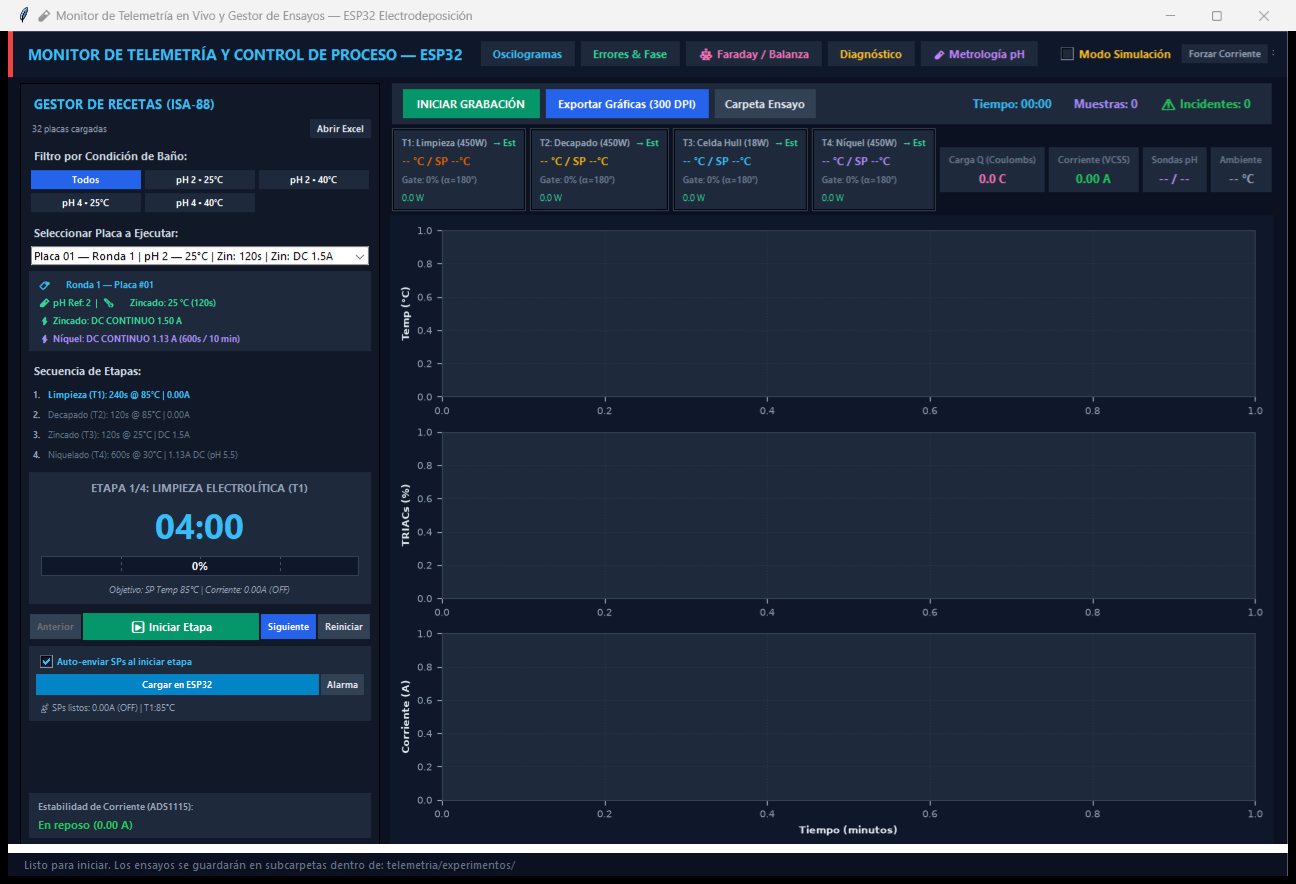

The Python source for this figure:
import os
import sys
import time
import ctypes
from ctypes import windll, wintypes, byref, sizeof
from PIL import Image

directorio_raiz = os.path.abspath(os.path.join(os.path.dirname(__file__), ".."))
if directorio_raiz not in sys.path:
    sys.path.insert(0, directorio_raiz)

import tkinter as tk
from telemetria.app import TelemetriaApp

def capturar_printwindow(tk_win, filename):
    tk_win.update_idletasks()
    tk_win.update()
    time.sleep(0.3)
    
    frame_str = tk_win.wm_frame()
    frame_id = int(frame_str, 16) if frame_str.startswith('0x') else int(frame_str)
    
    user32 = windll.user32
    gdi32 = windll.gdi32
    
    rect = wintypes.RECT()
    user32.GetWindowRect(frame_id, byref(rect))
    w = rect.right - rect.left
    h = rect.bottom - rect.top
    
    hdc_screen = user32.GetDC(0)
    hdc_mem = gdi32.CreateCompatibleDC(hdc_screen)
    hbmp = gdi32.CreateCompatibleBitmap(hdc_screen, w, h)
    gdi32.SelectObject(hdc_mem, hbmp)
    
    user32.PrintWindow(frame_id, hdc_mem, 2)
    
    class BITMAPINFOHEADER(ctypes.Structure):
        _fields_ = [
            ('biSize', wintypes.DWORD), ('biWidth', wintypes.LONG), ('biHeight', wintypes.LONG),
            ('biPlanes', wintypes.WORD), ('biBitCount', wintypes.WORD), ('biCompression', wintypes.DWORD),
            ('biSizeImage', wintypes.DWORD), ('biXPelsPerMeter', wintypes.LONG), ('biYPelsPerMeter', wintypes.LONG),
            ('biClrUsed', wintypes.DWORD), ('biClrImportant', wintypes.DWORD)
        ]
    bmi = BITMAPINFOHEADER()
    bmi.biSize = sizeof(BITMAPINFOHEADER)
    bmi.biWidth = w
    bmi.biHeight = -h
    bmi.biPlanes = 1
    bmi.biBitCount = 32
    
    buf = (ctypes.c_char * (w * h * 4))()
    gdi32.GetDIBits(hdc_mem, hbmp, 0, h, byref(buf), byref(bmi), 0)
    img = Image.frombuffer('RGBA', (w, h), buf, 'raw', 'BGRA', 0, 1)
    img_rgb = img.convert('RGB')
    img_rgb.save(filename, quality=95)
    print("Saved:", filename, w, h)
    
    gdi32.DeleteObject(hbmp)
    gdi32.DeleteDC(hdc_mem)
    user32.ReleaseDC(0, hdc_screen)

root = tk.Tk()
app = TelemetriaApp(root)
root.geometry("1280x880+30+20")
root.update_idletasks()
root.update()

# Simular algunos datos
app._redibujar_grafica_vivo()
capturar_printwindow(root, "scratch/test_scada_printwindow.png")
root.destroy()
